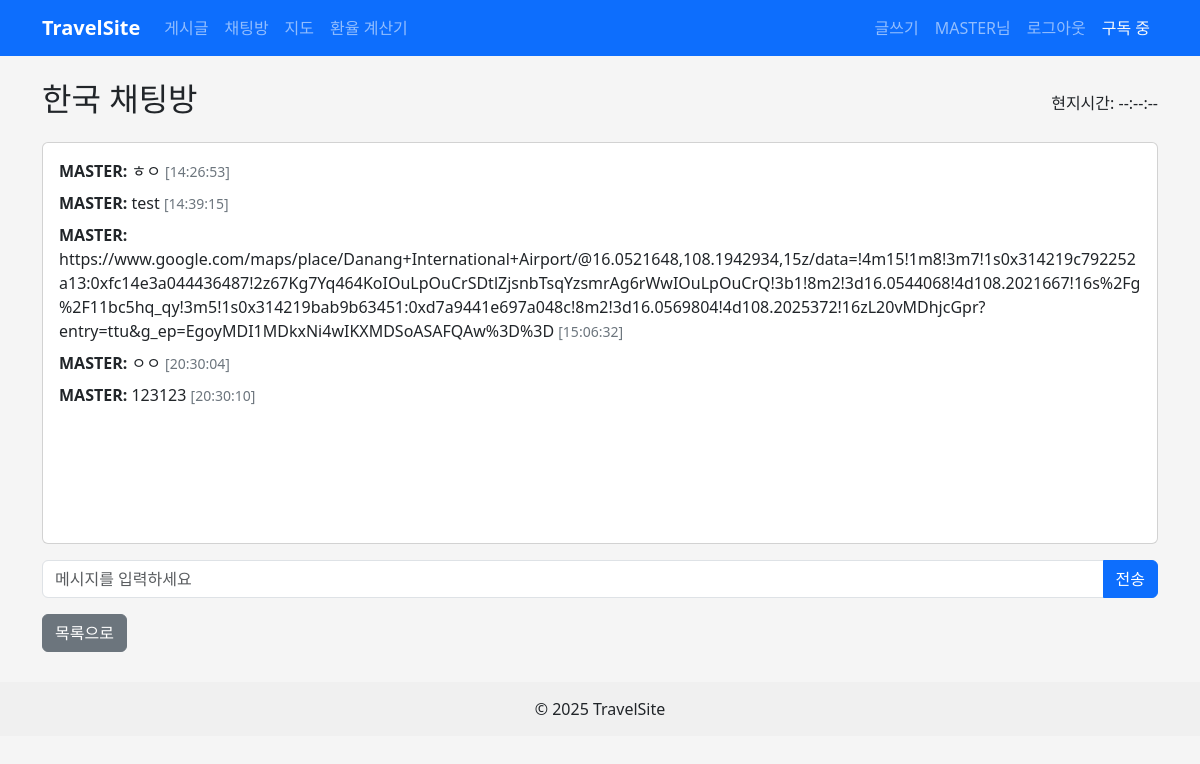
Page /chat/한국 (signed in) on the committed database.
### app.py (models this page shows)
class User(db.Model):
    id = db.Column(db.Integer, primary_key=True)
    username = db.Column(db.String(50), unique=True, nullable=False)
    nickname = db.Column(db.String(50), unique=True, nullable=False)
    email = db.Column(db.String(120), unique=True, nullable=False)
    password_hash = db.Column(db.String(200), nullable=False)
    created_at = db.Column(db.DateTime, default=datetime.utcnow)

class Message(db.Model):
    id = db.Column(db.Integer, primary_key=True)
    room = db.Column(db.String(100), nullable=False, default="한국")
    nickname = db.Column(db.String(80), nullable=False)
    text = db.Column(db.String(1000), nullable=False)
    created_at = db.Column(db.DateTime, default=datetime.utcnow)

### app.py (the view)
@app.route('/chat/<room>')
def chat(room):
    if "user_id" not in session:
        flash("채팅은 로그인 후 이용 가능합니다.")
        return redirect(url_for('login'))
    if room not in CHAT_ROOMS:
        flash("존재하지 않는 채팅방입니다.")
        return redirect(url_for('chat_rooms'))
    messages = Message.query.filter_by(room=room).order_by(Message.created_at.asc()).all()
    user = User.query.get(session['user_id'])
    return render_template('chat.html', messages=messages, user=user, room=room)

### app.py (called while the page is built)
@app.context_processor
def inject_user_and_subscription_and_times():
    user = None
    subscribed = False
    if "user_id" in session:
        user = User.query.get(session["user_id"])
        if user:
            subscribed = Subscriber.query.filter_by(email=user.email).first() is not None
    room_times = {}
    for room in CHAT_ROOMS:
        try:
            tz = pytz.timezone(TIMEZONE_MAP[room])
            room_times[room] = datetime.now(tz).strftime("%H:%M:%S")
        except Exception:
            room_times[room] = datetime.utcnow().strftime("%H:%M:%S")
    return dict(current_user=user, is_subscribed=subscribed, chat_rooms=CHAT_ROOMS, room_times=room_times)

### templates/chat.html (shortened to what this page needs)
{% extends "base.html" %}
{% block content %}
<div class="d-flex justify-content-between align-items-center mb-3">
  <h2>{{ room }} 채팅방</h2>
  <div>현지시간: <span id="room-time">--:--:--</span></div>
</div>
<div class="card mb-3">
  <div class="card-body" id="messages" style="height:400px; overflow-y:auto;">
    {% for m in messages %}
      <div class="mb-2"><strong>{{ m.nickname }}:</strong> {{ m.text }} <small class="text-secondary">[{{ m.created_at.strftime("%H:%M:%S") }}]</small></div>
    {% endfor %}
  </div>
</div>
<div class="input-group mb-3">
  <input id="msg-input" type="text" class="form-control" placeholder="메시지를 입력하세요">
  <button id="send-btn" class="btn btn-primary">전송</button>
</div>
<a href="{{ url_for('chat_rooms') }}" class="btn btn-secondary">목록으로</a>
{% endblock %}

### templates/base.html (shortened to what this page needs)
<!DOCTYPE html>
<html lang="ko">
<head>
<link href="https://cdn.jsdelivr.net/npm/bootstrap@5.3.2/dist/css/bootstrap.min.css" rel="stylesheet">
</head>
<body>
<nav class="navbar navbar-expand-lg navbar-dark bg-primary mb-4">
  <div class="container">
    <a class="navbar-brand" href="{{ url_for('index') }}">TravelSite</a>
    <div class="collapse navbar-collapse" id="navbarsMain">
      <ul class="navbar-nav me-auto mb-2 mb-lg-0">
        <li class="nav-item"><a class="nav-link" href="{{ url_for('posts') }}">게시글</a></li>
        <li class="nav-item"><a class="nav-link" href="{{ url_for('chat_rooms') }}">채팅방</a></li>
        <li class="nav-item"><a class="nav-link" href="{{ url_for('map_view') }}">지도</a></li>
        <li class="nav-item"><a class="nav-link" href="{{ url_for('currency_page') }}">환율 계산기</a></li>
      </ul>
      <ul class="navbar-nav ms-auto">
        {% if current_user %}
          <li class="nav-item"><a class="nav-link" href="{{ url_for('new_post') }}">글쓰기</a></li>
          <li class="nav-item"><span class="nav-link"> {{ current_user.nickname }}님</span></li>
          <li class="nav-item"><a class="nav-link" href="{{ url_for('logout') }}">로그아웃</a></li>
        {% else %}
          <li class="nav-item"><a class="nav-link" href="{{ url_for('login') }}">로그인</a></li>
          <li class="nav-item"><a class="nav-link" href="{{ url_for('register') }}">회원가입</a></li>
        {% endif %}
        <li class="nav-item">
          {% if is_subscribed %}
            <span class="nav-link text-light">구독 중</span>
          {% else %}
            <form class="d-flex" method="POST" action="{{ url_for('subscribe') }}">
              <input name="email" type="email" class="form-control form-control-sm" placeholder="이메일">
              <button class="btn btn-sm btn-warning ms-1">구독</button>
            </form>
          {% endif %}
        </li>
      </ul>
    </div>
  </div>
</nav>
<div class="container">
  {% block content %}{% endblock %}
</div>
<footer>
&copy; 2025 TravelSite
</footer>
</body>
</html>

### templates/base.html (style rules this page uses)
body { background-color: #f5f5f5; }
footer { text-align:center; padding:15px; background:#f0f0f0; margin-top:30px; }
.navbar-brand { font-weight:600; }

### rows in the picture
User: nickname "MASTER"
Message: nickname "MASTER", text "ㅎㅇ", created_at "14:26:53"
Message: nickname "MASTER", text "test", created_at "14:39:15"
Message: nickname "MASTER", text "https://www.google.com/maps/place/Danang+International+Airport/@16.0521648,108.1942934,15z/data=!4m15!1m8!3m7!1s0x314219c792252a13:0xfc14e3a044436487!2z67Kg7Yq464KoIOuLpOuCrSDtlZjsnbTsqYzsmrAg6rWwIOuLpOuCrQ!3b1!8m2!3d16.0544068!4d108.2021667!16s%2Fg%2F11bc5hq_qy!3m5!1s0x314219bab9b63451:0xd7a9441e697a048c!8m2!3d16.0569804!4d108.2025372!16zL20vMDhjcGpr?entry=ttu&g_ep=EgoyMDI1MDkxNi4wIKXMDSoASAFQAw%3D%3D", created_at "15:06:32"
Message: nickname "MASTER", text "ㅇㅇ", created_at "20:30:04"
Message: nickname "MASTER", text "123123", created_at "20:30:10"

### other values in the picture
{{ room }} "한국"
